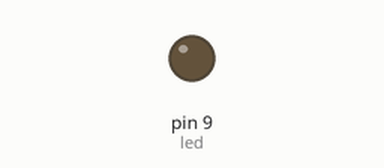
A sketch run on a simulated Arduino Uno, built with avr-gcc and run on an emulated ATmega328P. On the bench: output pins drawn as LEDs (lit = HIGH).

Above: at 0.05 s.
At 1.65 s:
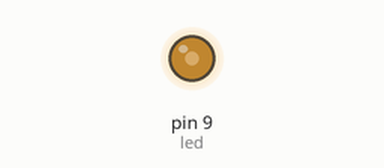
At 3.25 s:
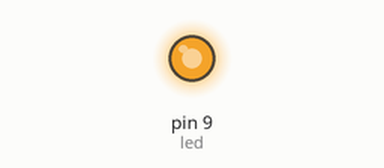
At 6.5 s:
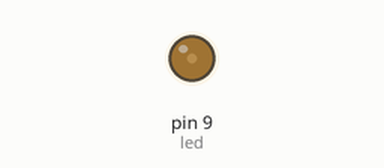
Timing chart, 0 to 9.3 s (numbered marks = the images above):
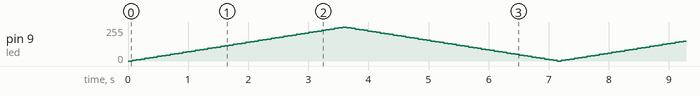

The sketch:

fade.ino
```cpp
int led = 9; // pino onde o LED vai estar ligado
int brilho = 0; // variável que armazena a quatidade de brilho do LED.
int fade = 5; // determina a variação entre cada degradê que o LED será acesso

void setup() {
// configura o pino 9 como saída digital
pinMode(led, OUTPUT);
}

void loop() {
// Envia um PWM proporcional ao valor do brilho para o LED ligado ao pino 9:
analogWrite(led, brilho);
// Altera o brilho para no próximo loop alterar o brilho do LED
brilho = brilho + fade;
// Inverte a direção do Fade caso ultrapasse os limites da escala do analogWrite()
if (brilho == 0 || brilho == 255) {
fade = -fade ;
}
// Espera 30 milisegundos para controlar e dar o efeito de fade
delay(70);

}
```
